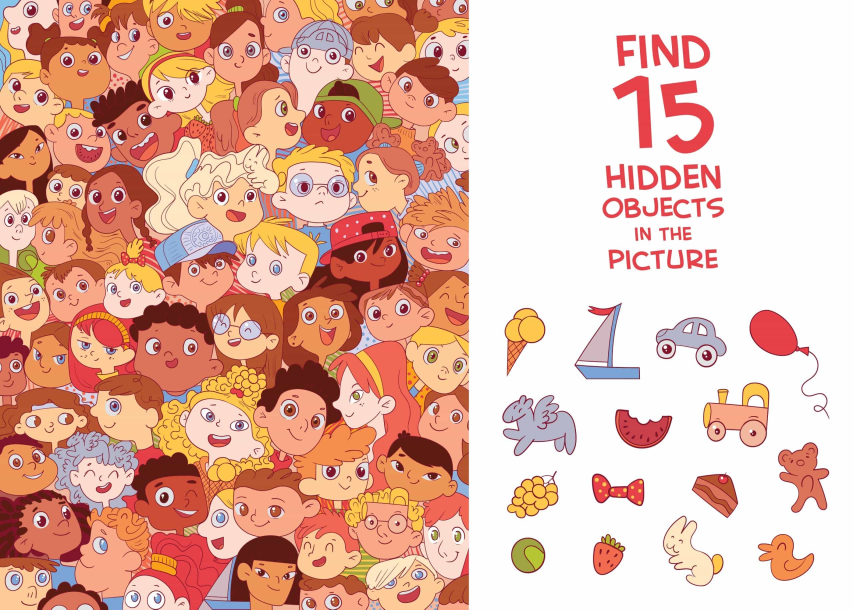
#> input picture Finding/1.jpg, 2560 x 1829 px (shown at 1/3 size)
$ jupyter execute 1.ipynb
#> lines starting #> are read from the running program, lines starting #| are printed output that depends on the picture; after the words box and inside, x2 and y2 are one past the last pixel; in counts of white or black regions, pixels touching at a corner belong together
[cell 1]
import cv2
import numpy as np
from matplotlib import pyplot as plt

[cell 2]
# Read 1st image
img1 = cv2.imread("1.jpg", cv2.IMREAD_GRAYSCALE)
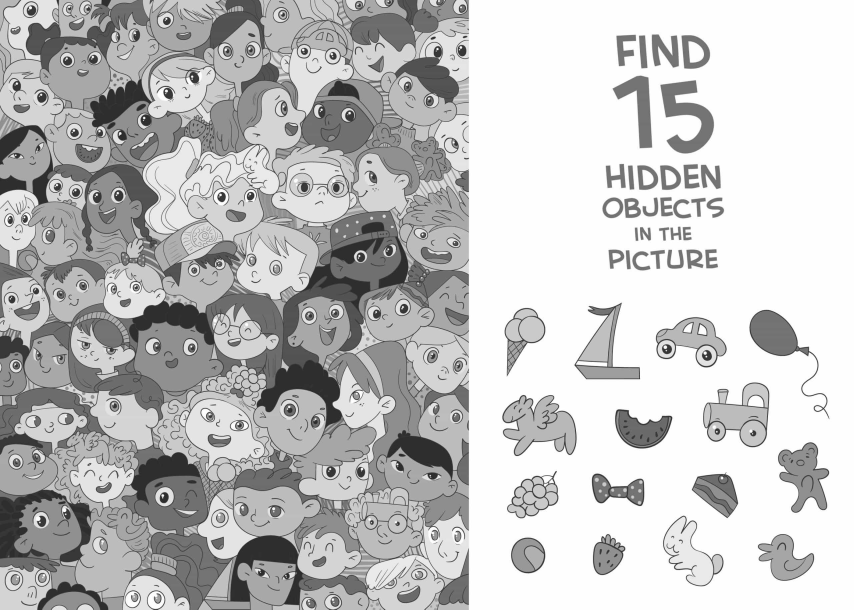
#> img1: shape (1829, 2560) (shown at 1/3 size); min 6, max 255, mean 193.4

[cell 3]
obj1 = img1[900:1150, 1500:1650]
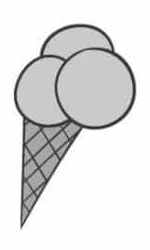
#> obj1: shape (250, 150); min 21, max 255, mean 224.4
plt.imshow(cv2.cvtColor(obj1, cv2.COLOR_BGR2RGB))

[cell 4]
img2 = img1.copy()
res = cv2.matchTemplate(img2, obj1, cv2.TM_CCOEFF_NORMED)
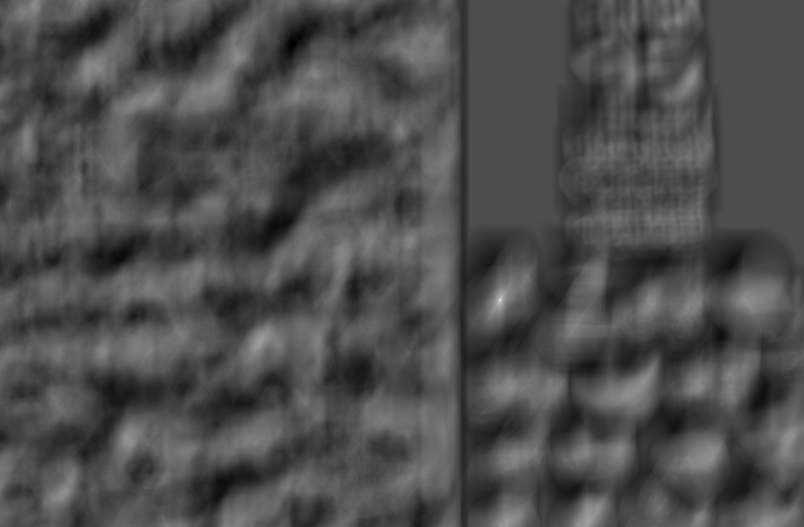
#> res: shape (1580, 2411) float32 (shown at 1/3 size); min -0.439, max 1, mean 0.00211; drawn with min black and max white
threshold = 0.6
loc = np.where(res >= threshold)
#> loc = 119 positions, rows 893 to 907, columns 1495 to 1505
for pt in zip(*loc[::-1]):
    cv2.rectangle(img2, pt, (pt[0] + obj1.shape[1], pt[1] + obj1.shape[0]), (0, 0, 1), 2)
#> this loop made 119 passes
#> pt on passes 1 to 12: (1500, 893), (1501, 893), (1502, 893), (1503, 893), (1504, 893), (1499, 894), (1500, 894), (1501, 894), (1502, 894), (1503, 894), (1504, 894), (1505, 894)
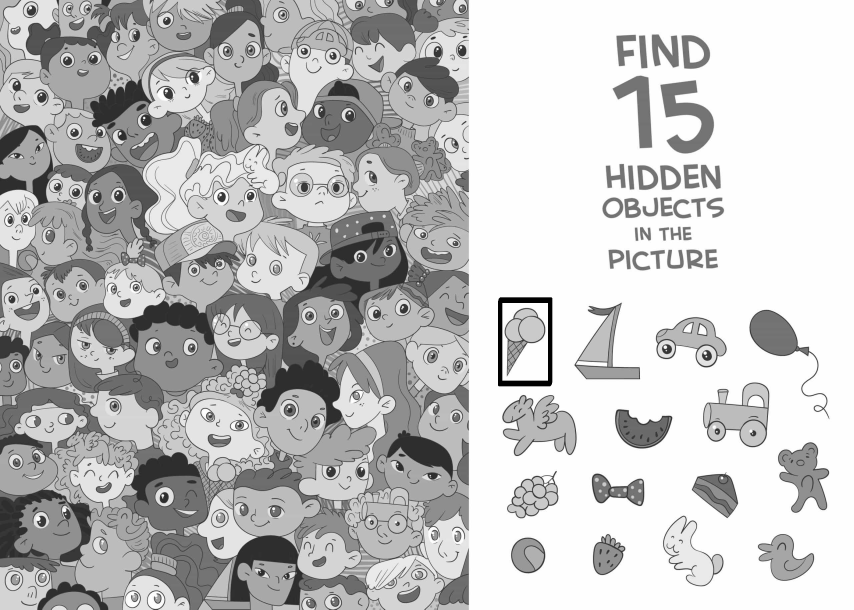
#> img2: shape (1829, 2560) (shown at 1/3 size); 0.25% of pixels changed, all inside (x1, y1, x2, y2) = (1494, 892, 1657, 1159)
plt.imshow(img2, cmap='gray')

$ run again, with Finding/2.jpg copied over Finding/1.jpg
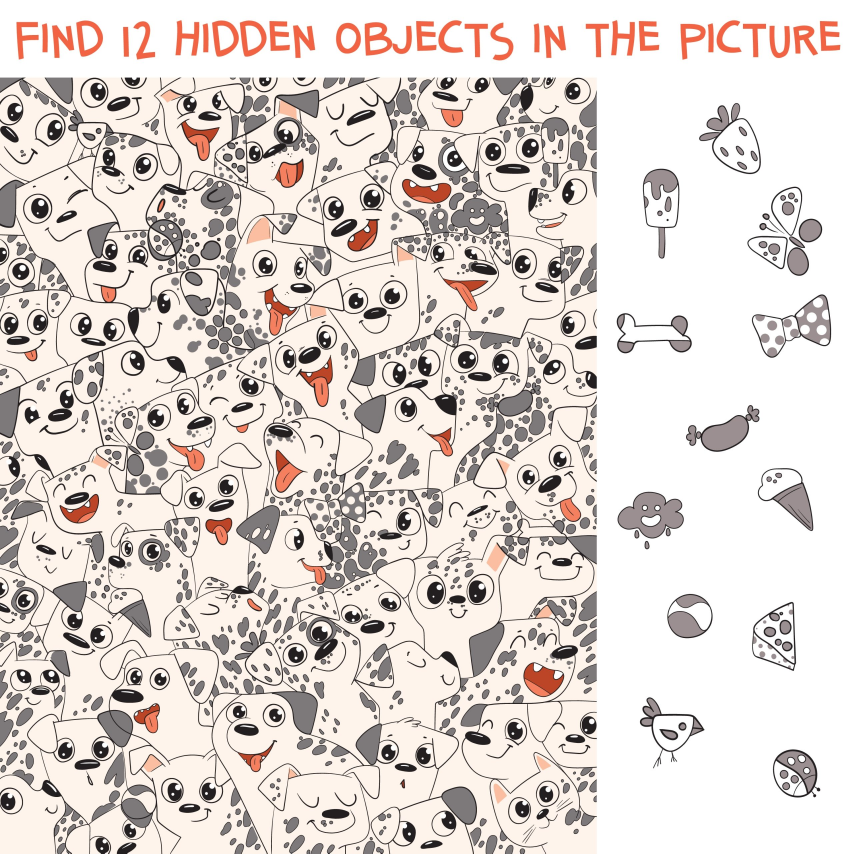
#> input picture Finding/2.jpg, 2560 x 2560 px (shown at 1/3 size)
#> `res = cv2.matchTemplate(img2, obj1, cv2.TM_CCOEFF_NORMED)`:
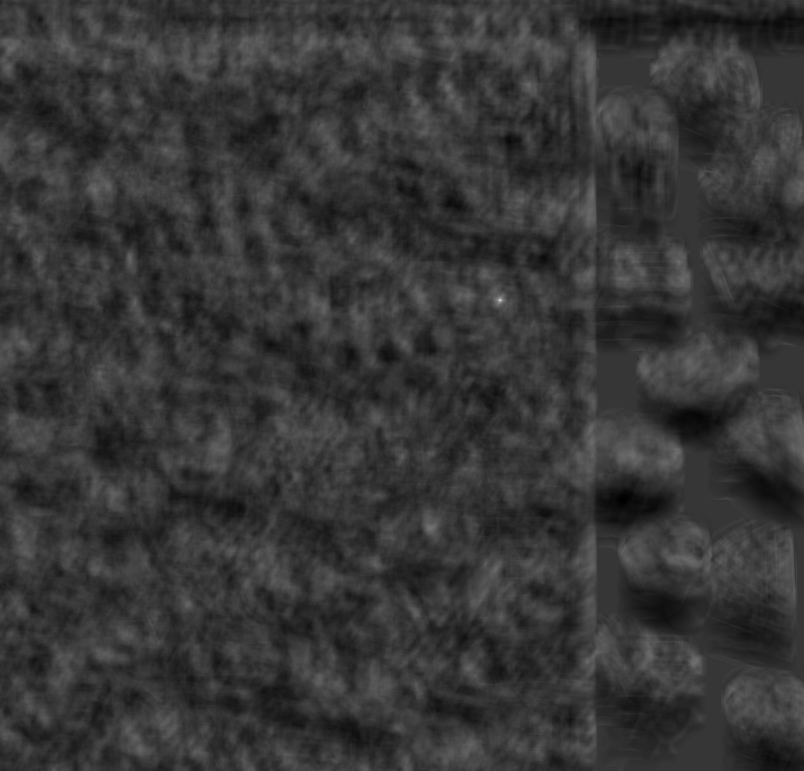
#> res: shape (2311, 2411) float32 (shown at 1/3 size); min -0.272, max 1, mean 0.00208; drawn with min black and max white
#> loc = 38 positions, rows 897 to 903, columns 1496 to 1503
#> the loop `for pt in zip(*loc[::-1]):` made 38 passes
#> pt on passes 1 to 8: (1499, 897), (1500, 897), (1501, 897), (1498, 898), (1499, 898), (1500, 898), (1501, 898), (1502, 898)
#> after the loop `for pt in zip(*loc[::-1]):`:
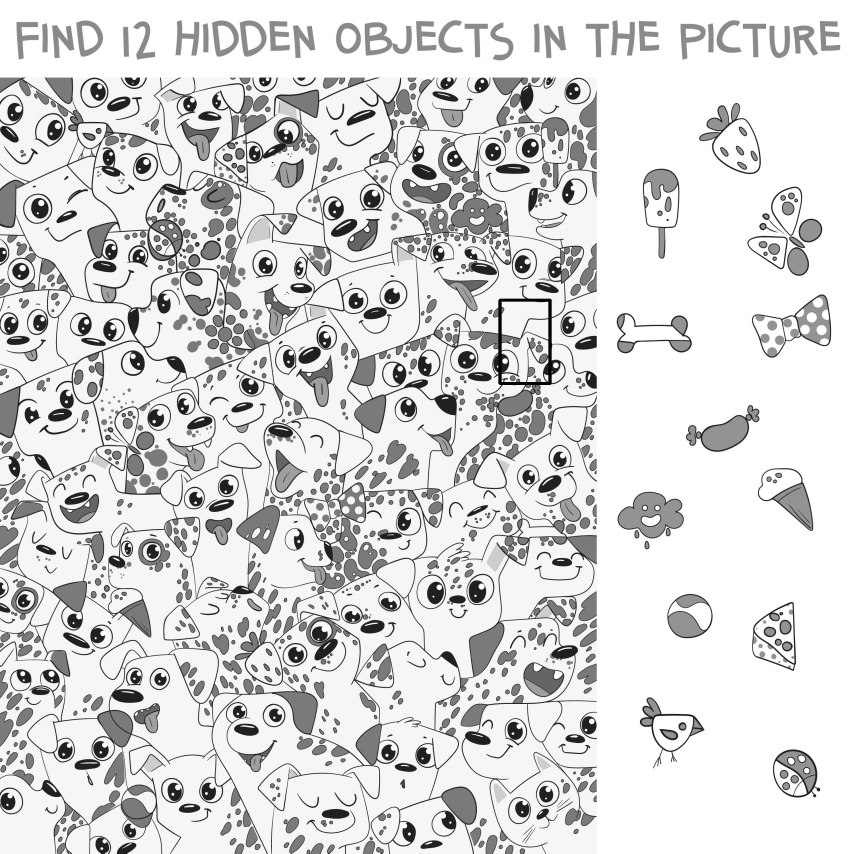
#> img2: shape (2560, 2560) (shown at 1/3 size); min 0, max 255, mean 215.7
